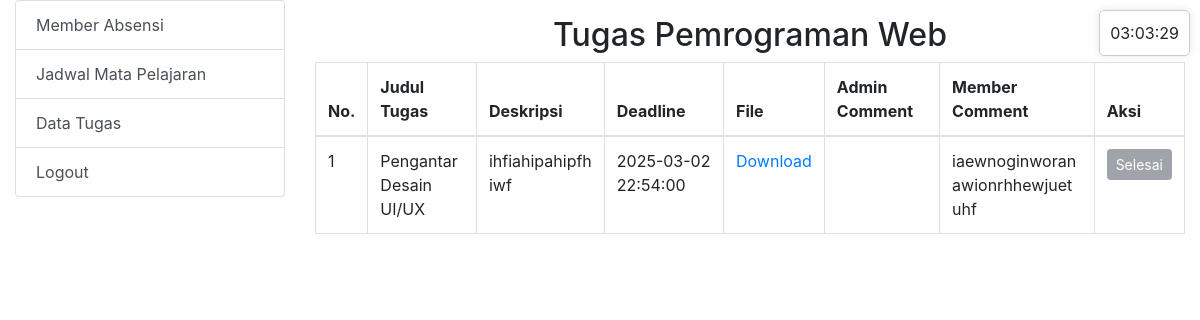
Page /tugas_pemrograman_web.php (signed in) on the committed database.
### tables this page shows
CREATE TABLE `tugas` (
  `id` int NOT NULL,
  `judul` varchar(255) NOT NULL,
  `deskripsi` text NOT NULL,
  `deadline` datetime NOT NULL,
  `mapel` varchar(255) NOT NULL,  
  `files` text
);

CREATE TABLE `submitted_tugas` (
  `id` int NOT NULL,
  `tugas_id` int NOT NULL,
  `member_id` int NOT NULL,
  `file` varchar(255) NOT NULL,
  `tanggal` datetime NOT NULL,
  `comment` text,
  `member_comment` text,
  `status` enum('submitted','returned') DEFAULT 'submitted',
  `indikator` enum('tepat waktu','terlambat') DEFAULT 'tepat waktu'
);

### tugas_pemrograman_web.php (the view, shortened to what this page needs)
<?php
include 'config.php';
$tugas_result = $conn->query("SELECT * FROM tugas WHERE mapel = 'Pemrograman Web' ORDER BY id ASC");
$submitted_tugas_result = $conn->query("
    SELECT submitted_tugas.id,
           submitted_tugas.tugas_id,
           submitted_tugas.member_id,
           submitted_tugas.file,
           submitted_tugas.tanggal,
           submitted_tugas.status,
           submitted_tugas.comment AS admin_comment,
           submitted_tugas.member_comment,
           members.username AS member_name,
           tugas.judul AS tugas_judul
    FROM submitted_tugas
    JOIN members ON submitted_tugas.member_id = members.id
    JOIN tugas ON submitted_tugas.tugas_id = tugas.id
    WHERE submitted_tugas.member_id = {$_SESSION['member_id']}
    AND tugas.mapel = 'Pemrograman Web'
    ORDER BY submitted_tugas.tugas_id ASC, submitted_tugas.id ASC
");
$submitted_tugas = [];
while ($submitted_row = $submitted_tugas_result->fetch_assoc()) {
    $submitted_tugas[$submitted_row['tugas_id']] = $submitted_row;
}
?>
<!DOCTYPE html>
<html>
<head>
    <link rel="stylesheet" href="https://maxcdn.bootstrapcdn.com/bootstrap/4.0.0/css/bootstrap.min.css">
</head>
<body>
  <?php include 'includes/clock.php'; ?>
  <div class="container-fluid mt-3">
    <div class="row">
      <?php include 'member_sidebar.php'; ?>
      <div class="col-md-9">
        <h2 class="text-center">Tugas Pemrograman Web</h2>
        <table class="table table-bordered">
            <thead>
                <tr>
                    <th>No.</th>
                    <th>Judul Tugas</th>
                    <th>Deskripsi</th>
                    <th>Deadline</th>
                    <th>File</th>
                    <th>Admin Comment</th>
                    <th>Member Comment</th>
                    <th>Aksi</th>
                </tr>
            </thead>
            <tbody>
                <?php $no = 1; ?>
                <?php while ($row = $tugas_result->fetch_assoc()) { ?>
                <tr>
                    <td><?= $no++; ?></td>
                    <td><?= wordwrap($row['judul'], 14, "<br>\n", true) ?></td>
                    <td><?= wordwrap($row['deskripsi'], 14, "<br>\n", true) ?></td>
                    <td><?= $row['deadline'] ?></td>
                    <td>
                        <?php
                        $files = json_decode($row['files'], true);
                        if (!empty($files)):
                            if (count($files) == 1): ?>
                                <a href="<?= $files[0] ?>" target="_blank">Download</a>
                            <?php else: ?>
                                <a href="download_zip.php?tugas_id=<?= $row['id'] ?>&judul=<?= urlencode($row['judul']) ?>" target="_blank">Download ZIP</a>
                            <?php endif;
                        endif; ?>
                    </td>
                    <td class="comment-scroll">
                    </td>
                    <td class="comment-scroll">
                        <?= isset($submitted_tugas[$row['id']]) ? wordwrap($submitted_tugas[$row['id']]['member_comment'] ?? '', 14, "<br>\n", true) : '' ?>
                    </td>
                    <td>
                        <?php if (isset($submitted_tugas[$row['id']])): ?>
                            <?php if ($submitted_tugas[$row['id']]['status'] == 'returned'): ?>
                                <a href="submit_tugas.php?tugas_id=<?= $row['id'] ?>" class="btn btn-success btn-sm mt-2">Kirim Tugas</a>
                            <?php else: ?>
                                <button class="btn btn-secondary btn-sm" disabled>Selesai</button>
                            <?php endif; ?>
                        <?php else: ?>
                            <a href="submit_tugas.php?tugas_id=<?= $row['id'] ?>" class="btn btn-success btn-sm">Kirim Tugas</a>
                        <?php endif; ?>
                    </td>
                </tr>
                <?php } ?>
            </tbody>
        </table>
      </div>
    </div>
  </div>
</body>
</html>

### tugas_pemrograman_web.php (style rules this page uses)
.comment-scroll { max-height: 100px; overflow-y: auto; word-wrap: break-word; }

### rows in the picture
tugas: judul "Pengantar Desain UI/UX", deskripsi "ihfiahipahipfh iwf", deadline "2025-03-02 22:54:00", id.member_comment "iaewnoginworan awionrhhewjuet uhf", shows "Selesai"
